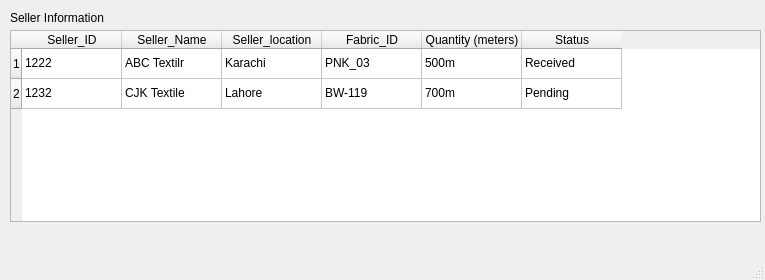
<?xml version="1.0" encoding="UTF-8"?>
<ui version="4.0">
 <class>MainWindow</class>
 <widget class="QMainWindow" name="MainWindow">
  <property name="geometry">
   <rect>
    <x>0</x>
    <y>0</y>
    <width>765</width>
    <height>280</height>
   </rect>
  </property>
  <property name="windowTitle">
   <string>MainWindow</string>
  </property>
  <widget class="QWidget" name="centralwidget">
   <widget class="QLabel" name="label">
    <property name="geometry">
     <rect>
      <x>10</x>
      <y>10</y>
      <width>141</width>
      <height>16</height>
     </rect>
    </property>
    <property name="text">
     <string>Seller Information</string>
    </property>
   </widget>
   <widget class="QTableWidget" name="tableWidget">
    <property name="geometry">
     <rect>
      <x>10</x>
      <y>30</y>
      <width>751</width>
      <height>192</height>
     </rect>
    </property>
    <row>
     <property name="text">
      <string>1</string>
     </property>
    </row>
    <row>
     <property name="text">
      <string>2</string>
     </property>
    </row>
    <column>
     <property name="text">
      <string>Seller_ID</string>
     </property>
    </column>
    <column>
     <property name="text">
      <string>Seller_Name</string>
     </property>
    </column>
    <column>
     <property name="text">
      <string>Seller_location</string>
     </property>
    </column>
    <column>
     <property name="text">
      <string>Fabric_ID</string>
     </property>
    </column>
    <column>
     <property name="text">
      <string>Quantity (meters)</string>
     </property>
    </column>
    <column>
     <property name="text">
      <string>Status</string>
     </property>
    </column>
    <item row="0" column="0">
     <property name="text">
      <string>1222</string>
     </property>
    </item>
    <item row="0" column="1">
     <property name="text">
      <string>ABC Textilr</string>
     </property>
    </item>
    <item row="0" column="2">
     <property name="text">
      <string>Karachi</string>
     </property>
    </item>
    <item row="0" column="3">
     <property name="text">
      <string>PNK_03</string>
     </property>
    </item>
    <item row="0" column="4">
     <property name="text">
      <string>500m</string>
     </property>
    </item>
    <item row="0" column="5">
     <property name="text">
      <string>Received</string>
     </property>
    </item>
    <item row="1" column="0">
     <property name="text">
      <string>1232</string>
     </property>
    </item>
    <item row="1" column="1">
     <property name="text">
      <string>CJK Textile</string>
     </property>
    </item>
    <item row="1" column="2">
     <property name="text">
      <string>Lahore</string>
     </property>
    </item>
    <item row="1" column="3">
     <property name="text">
      <string>BW-119</string>
     </property>
    </item>
    <item row="1" column="4">
     <property name="text">
      <string>700m</string>
     </property>
    </item>
    <item row="1" column="5">
     <property name="text">
      <string>Pending</string>
     </property>
    </item>
   </widget>
  </widget>
  <widget class="QMenuBar" name="menubar">
   <property name="geometry">
    <rect>
     <x>0</x>
     <y>0</y>
     <width>765</width>
     <height>26</height>
    </rect>
   </property>
  </widget>
  <widget class="QStatusBar" name="statusbar"/>
 </widget>
 <resources/>
 <connections/>
</ui>
